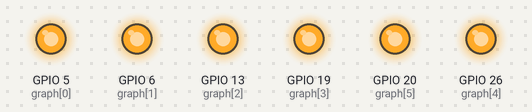
A program run on a simulated Raspberry Pi (BCM pin numbers). On the bench: output pins drawn as LEDs (lit = HIGH).

Above: at 0.5 s.
At 2.5 s:
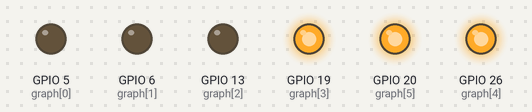
At 3.5 s:
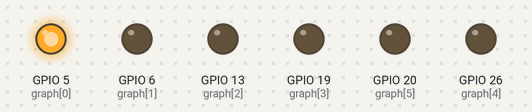
At 4.5 s:
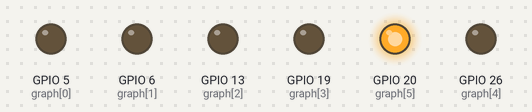
At 6.5 s:
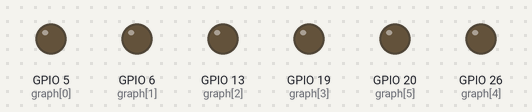
At 8.5 s:
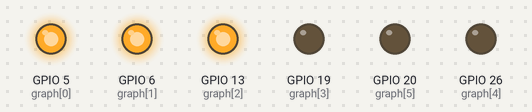
Timing chart, 0 to 9.1 s (numbered marks = the images above):
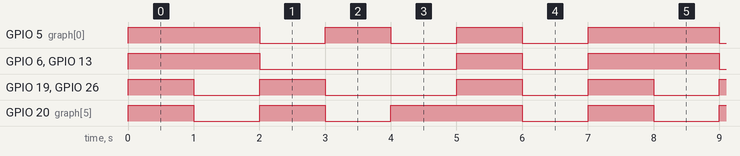

The program:

LEDbargraph.py
```python
from gpiozero import LEDBarGraph
from time import sleep


graph = LEDBarGraph(5,6,13,19,26,20)

''' in LEDBarGraph, we can give values like 1/2 and half the LEDs glow.
That is not possible in LED board. In LED Board, we need to give individual values'''

while True:
    graph.value = 1 #(1,1,1,1,1,1)
    sleep(1)
    graph.value = 1/2 #(1,1,1,0,0,0)
    sleep(1)
    graph.value = -1/2 #(0,0,0,1,1,1)
    sleep(1)
    graph.value = 1/4 #(1,0,0,0,0,0)
    sleep(1)
    graph.value = -1/4 #(0,0,0,0,0,1)
    sleep(1)
    graph.value = -1 #(1,1,1,1,1,1)
    sleep(1)
    graph.value = 0 #(0,0,0,0,0,0,0)
    sleep(1)
```

Measured:
- by itself, GPIO 5 (graph[0]): repeats every 7.0 s: 2 × (LOW 1.0 s, HIGH 1.0 s), LOW 1.0 s, HIGH 2.0 s
- by itself, GPIO 6 (graph[1]), GPIO 13 (graph[2]): repeats every 7.0 s: LOW 3.0 s, HIGH 1.0 s, LOW 1.0 s, HIGH 2.0 s
- by itself, GPIO 19 (graph[3]), GPIO 26 (graph[4]): repeats every 7.0 s: LOW 1.0 s, HIGH 1.0 s, LOW 2.0 s, HIGH 1.0 s, LOW 1.0 s, HIGH 1.0 s
- by itself, GPIO 20 (graph[5]): repeats every 7.0 s: LOW 1.0 s, HIGH 1.0 s, LOW 1.0 s, HIGH 2.0 s, LOW 1.0 s, HIGH 1.0 s
